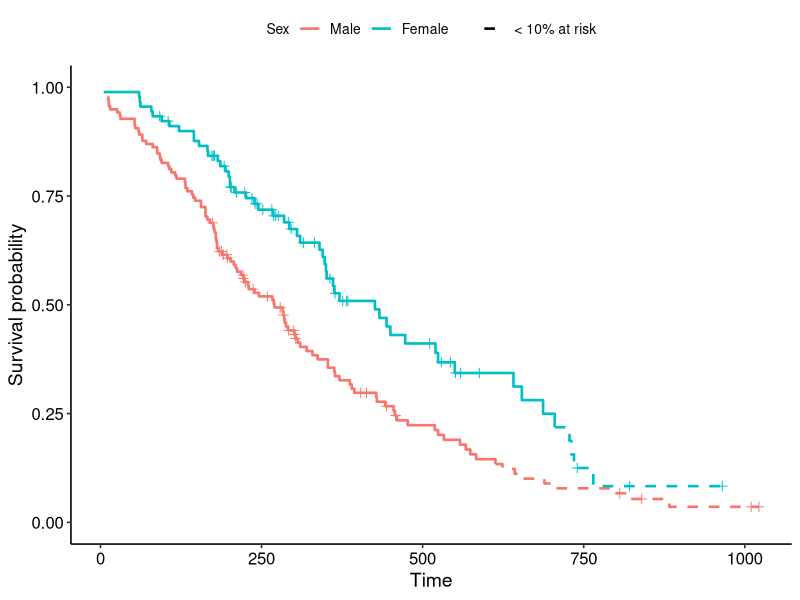
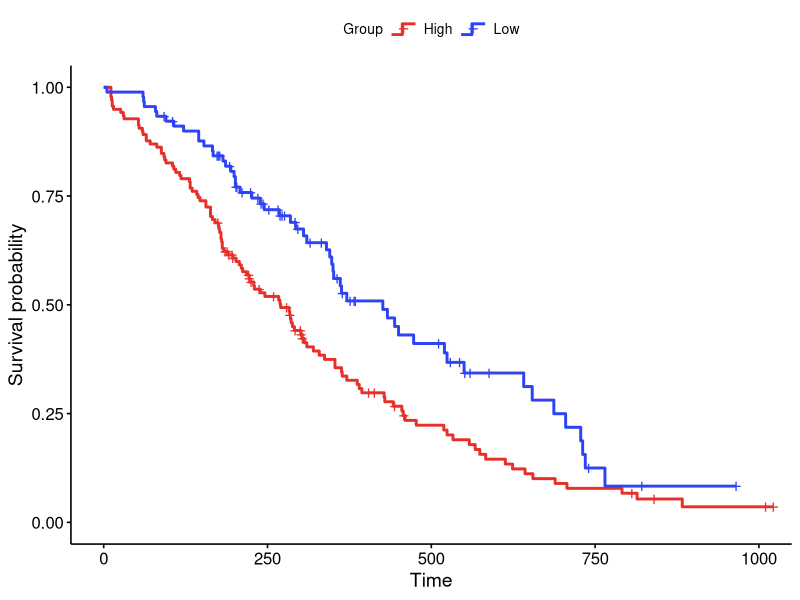
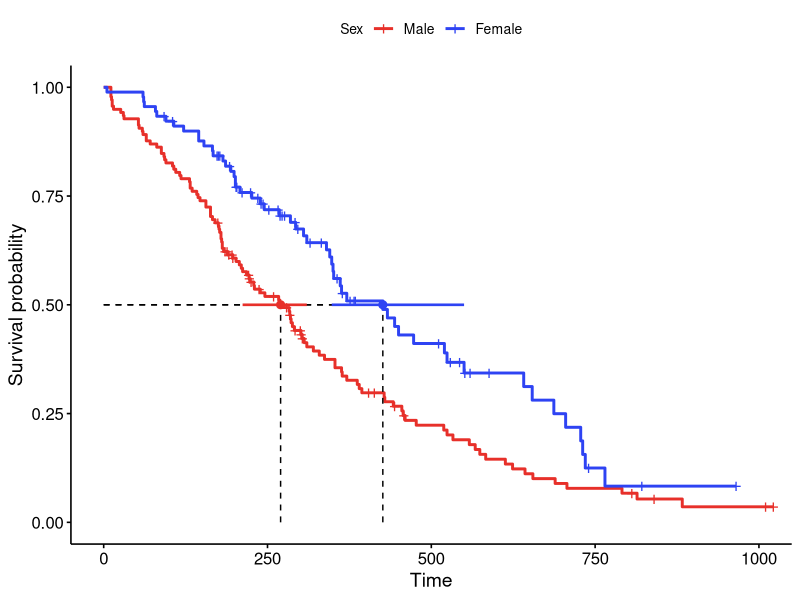
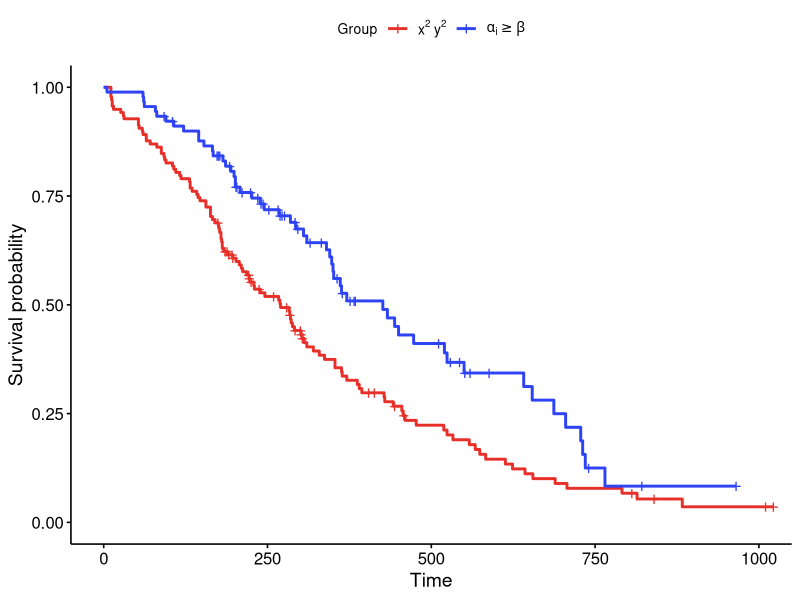
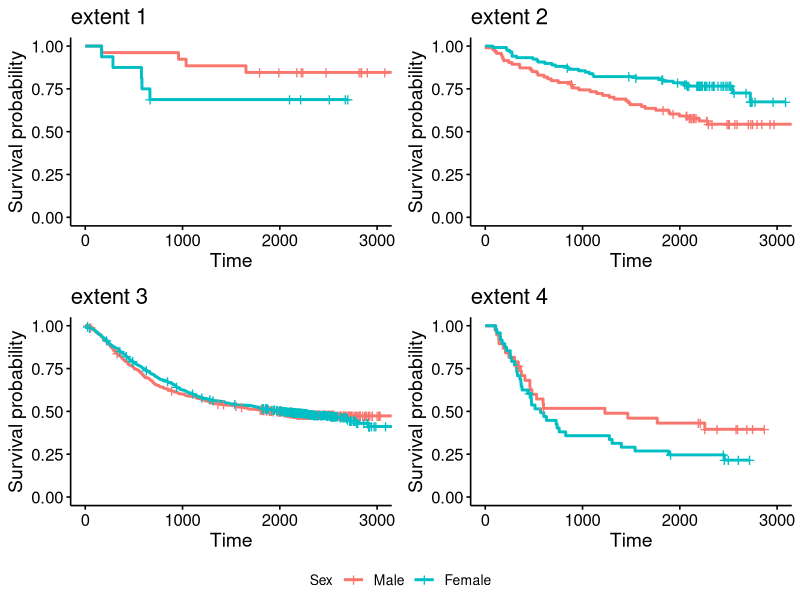
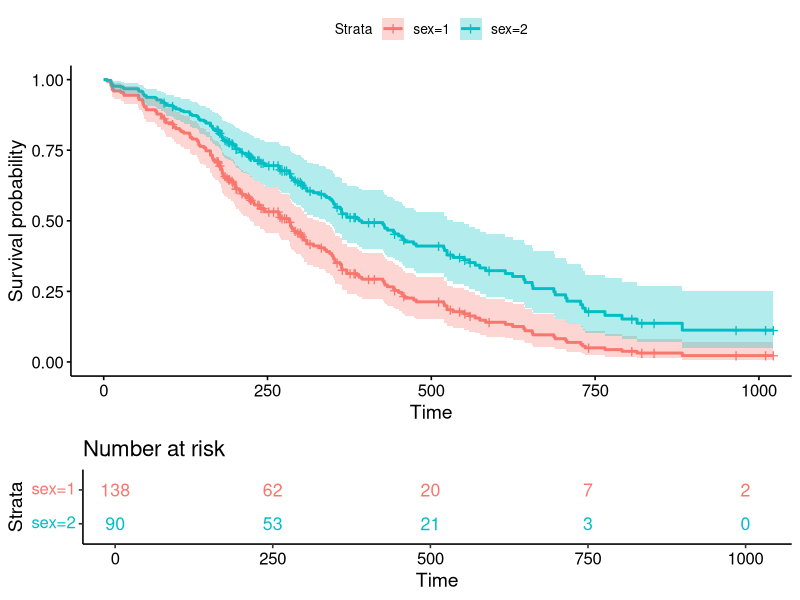
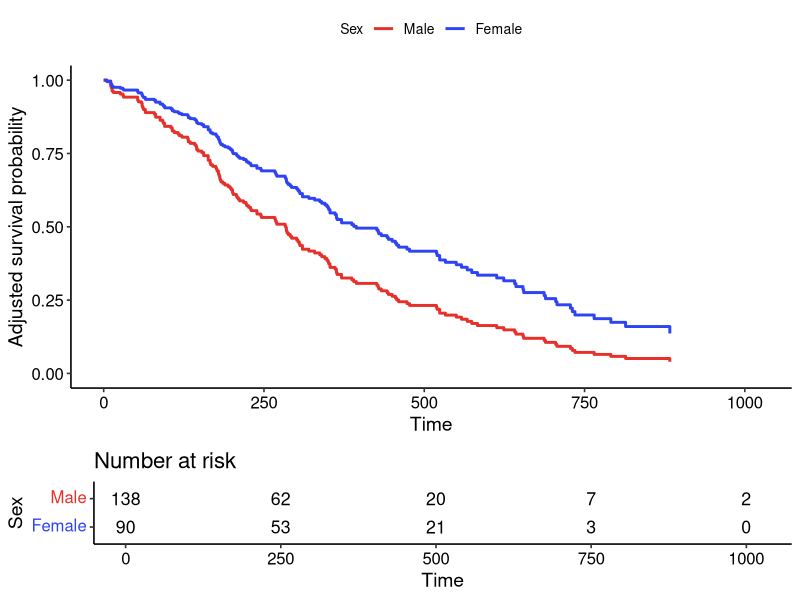
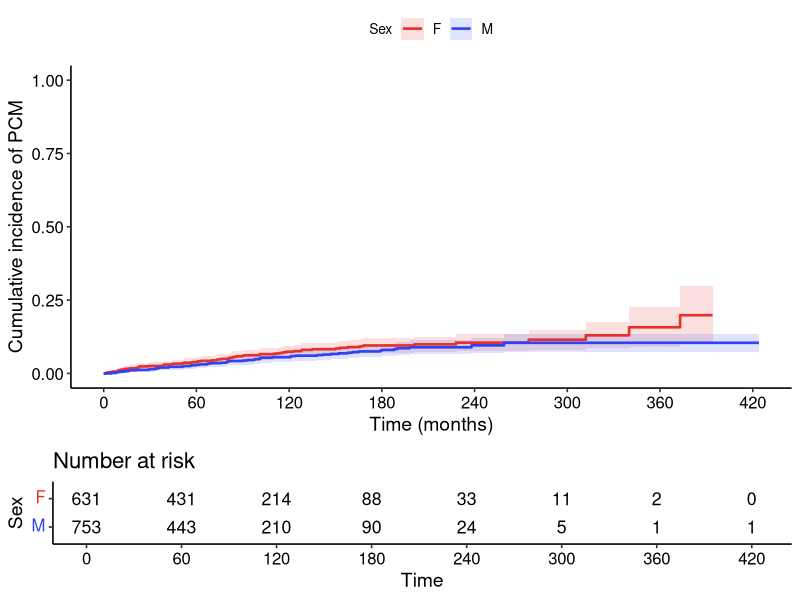

Generate these figures, in order, with R:
## ---- chunk 1
knitr::opts_chunk$set(
  comment = "#>",
  collapse = TRUE,
  message = FALSE,
  warning = FALSE,
  fig.width = 7,
  fig.height = 5
)
## ---- chunk 2
library(survminer)
library(survival)
library(dplyr)
library(ggplot2)
## ---- chunk 3
# KM curves that switch solid -> dashed once the number at risk drops below
# `frac` of each group's initial cohort (default 10%).
ggsurv_dashed_below <- function(fit, data, frac = 0.10, ...) {
  ss <- surv_summary(fit, data = data) %>%
    group_by(strata) %>%
    mutate(onset = { s <- n.risk < frac * max(n.risk)
                     if (any(s)) min(time[s]) else Inf },
           phase = ifelse(time >= onset, "sparse", "dense")) %>%
    ungroup()
  # repeat the first sparse point in the solid phase so the two steps join
  bridge <- ss %>% filter(phase == "sparse") %>%
    group_by(strata) %>% slice_min(time, n = 1) %>% ungroup() %>%
    mutate(phase = "dense")

  ggplot(bind_rows(ss, bridge), aes(time, surv, colour = strata)) +
    geom_step(aes(linetype = phase), linewidth = 0.9) +
    geom_point(data = filter(ss, n.censor > 0), shape = 3, size = 2,
               show.legend = FALSE) +
    scale_linetype_manual(values = c(dense = "solid", sparse = "dashed"),
                          breaks = "sparse",
                          labels = sprintf("< %g%% at risk", 100 * frac),
                          name = NULL) +
    coord_cartesian(ylim = c(0, 1)) +
    labs(x = "Time", y = "Survival probability", ...) +
    theme_survminer()
}
## ---- chunk 4
fit <- survfit(Surv(time, status) ~ sex, data = lung)
ggsurv_dashed_below(fit, lung, frac = 0.10) +
  scale_colour_discrete(name = "Sex", labels = c("Male", "Female"))
## ---- chunk 5
library(grid)

# Draw the legend key of a ggsurvplot's curves as a small step (stair) that
# echoes the Kaplan-Meier shape, instead of the default straight line.
step_legend_key <- function(p) {
  `%||%` <- function(x, y) if (is.null(x)) y else x   # base R has this since 4.4
  draw_key_step <- function(data, params, size) {
    grid::linesGrob(
      x = c(0, 0.45, 0.45, 1), y = c(0.25, 0.25, 0.7, 0.7),
      gp = grid::gpar(col = data$colour %||% "black",
                      lwd = (data$linewidth %||% data$size %||% 0.75) * .pt,
                      lty = data$linetype %||% 1, lineend = "butt"))
  }
  # the survival curves are the first layer; subclass its geom to override ONLY
  # the legend key, so the curve drawing itself is unchanged
  g <- p$plot$layers[[1]]$geom
  p$plot$layers[[1]]$geom <-
    ggplot2::ggproto(paste0(class(g)[1], "Key"), g, draw_key = draw_key_step)
  p
}
## ---- chunk 6
fit2 <- survfit(Surv(time, status) ~ sex, data = lung)
p <- ggsurvplot(fit2, data = lung, palette = c("#E7302A", "#2E43F3"),
                legend.title = "Group", legend.labs = c("High", "Low"))
step_legend_key(p)
## ---- chunk 7
add_median_ci <- function(p, fit, y = 0.5) {
  med  <- surv_median(fit)
  # one colour per group, read from the drawn curve layer (no internal helpers)
  b     <- ggplot2::ggplot_build(p$plot)$data[[1]]
  cols  <- b$colour[match(sort(unique(b$group)), b$group)]
  # drop groups whose median is not reached (surv_median() returns NA there)
  keep  <- !is.na(med$median)
  med   <- med[keep, ]
  cols  <- cols[keep]
  p$plot +
    geom_segment(data = med, aes(x = lower, xend = upper, y = y, yend = y),
                 colour = cols, linewidth = 0.9, inherit.aes = FALSE) +
    geom_point(data = med, aes(x = median, y = y),
               colour = cols, size = 2.4, inherit.aes = FALSE)
}
## ---- chunk 8
fit3 <- survfit(Surv(time, status) ~ sex, data = lung)
p <- ggsurvplot(fit3, data = lung, palette = c("#E7302A", "#2E43F3"),
                surv.median.line = "hv",
                legend.labs = c("Male", "Female"), legend.title = "Sex")
p$plot <- add_median_ci(p, fit3)
p
## ---- chunk 9
pal <- c("#E7302A", "#2E43F3")
p <- ggsurvplot(fit3, data = lung, palette = pal, legend.title = "Group")
p$plot <- p$plot +
  scale_colour_manual(values = pal,
                      labels = c(expression(x^2 ~ y^2), expression(alpha[i] >= beta)),
                      name = "Group")
p
## ---- chunk 10
colon2  <- colon[!is.na(colon$sex), ]
subsets <- split(colon2, colon2$extent)
subsets <- subsets[sapply(subsets, nrow) > 30]
subsets <- subsets[seq_len(min(4, length(subsets)))]

plots <- lapply(names(subsets), function(nm) {
  d   <- subsets[[nm]]
  fit <- survfit(Surv(time, status) ~ sex, data = d)
  ggsurvplot(fit, data = d, legend.title = "Sex",
             legend.labs = c("Male", "Female"), title = paste("extent", nm))$plot
})

ggpubr::ggarrange(plotlist = plots, ncol = 2, nrow = 2,
                  common.legend = TRUE, legend = "bottom")
## ---- chunk 11
km.fit  <- survfit(Surv(time, status) ~ sex, data = lung)
res.cox <- coxph(Surv(time, status) ~ age + sex + ph.ecog, data = lung)
sex_df  <- with(lung, data.frame(sex = c(1, 2),
                                 age = mean(age, na.rm = TRUE), ph.ecog = c(1, 1)))
fit <- survfit(res.cox, newdata = sex_df)

# note: a survfit() from a coxph fit carries no data, so pass `data =` explicitly
cox.surv <- ggsurvplot(fit, data = sex_df, conf.int = TRUE,
                       legend.labs = c("sex=1", "sex=2"))
cox.surv$table <- ggrisktable(km.fit, data = lung, color = "strata",
                              legend.labs = c("sex=1", "sex=2"),
                              xlim = c(0, max(fit$time)))
print(cox.surv, risk.table.height = 0.28)
## ---- chunk 12
lung2 <- transform(lung, sex = factor(sex, labels = c("Male", "Female")))
pal   <- c("#E7302A", "#2E43F3")
xmax  <- max(lung2$time, na.rm = TRUE)

# a KM ggsurvplot -> aligned curve + number-at-risk table by group
km.surv <- ggsurvplot(survfit(Surv(time, status) ~ sex, data = lung2), data = lung2,
                      risk.table = TRUE, palette = pal,
                      legend.labs = c("Male", "Female"), legend.title = "Sex",
                      break.time.by = 250, xlim = c(0, xmax))

# Cox-adjusted curves (a plain ggplot); match palette / xlim / breaks
res.cox <- coxph(Surv(time, status) ~ sex + age + ph.ecog, data = lung2)
adj <- ggadjustedcurves(res.cox, variable = "sex", data = lung2, palette = pal) +
  coord_cartesian(xlim = c(0, xmax)) +
  scale_x_continuous(breaks = seq(0, xmax, 250)) +
  labs(x = "Time", y = "Adjusted survival probability") +
  guides(colour = guide_legend("Sex"), fill = guide_legend("Sex")) +
  theme_survminer()

# swap the KM curve for the adjusted curve; keep the aligned KM risk table
km.surv$plot <- adj
print(km.surv, risk.table.height = 0.26)
## ---- chunk 13
library(cmprsk)

# competing-risks data: event 1 = PCM (of interest), 2 = death (competing)
mg <- transform(mgus2,
                etime = ifelse(pstat == 1, ptime, futime),
                event = ifelse(pstat == 1, 1, 2 * death))
pal <- c("#E7302A", "#2E43F3"); xmax <- max(mg$etime); eoi <- "1"

ci <- cuminc(mg$etime, mg$event, group = mg$sex)

# cumulative incidence of the event of interest, per group, with 95% CI bands
comps <- names(ci)[grepl(paste0(" ", eoi, "$"), names(ci))]
cif <- do.call(rbind, lapply(comps, function(nm) {
  d <- as.data.frame(ci[[nm]][c("time", "est", "var")])
  d$group <- sub(paste0(" ", eoi, "$"), "", nm); d
}))
cif$lower <- pmax(0, cif$est - 1.96 * sqrt(cif$var))
cif$upper <- pmin(1, cif$est + 1.96 * sqrt(cif$var))

p_cif <- ggplot(cif, aes(time, est, colour = group, fill = group)) +
  geom_ribbon(aes(ymin = lower, ymax = upper), alpha = 0.15, colour = NA) +
  geom_step(linewidth = 0.9) +
  scale_colour_manual(values = pal) + scale_fill_manual(values = pal) +
  scale_x_continuous(breaks = seq(0, xmax, 60)) +
  coord_cartesian(xlim = c(0, xmax), ylim = c(0, 1)) +
  labs(x = "Time (months)", y = "Cumulative incidence of PCM") +
  guides(colour = guide_legend("Sex"), fill = guide_legend("Sex")) +
  theme_survminer()

# number-at-risk table: survfit on "any event" gives the event-free at-risk count
km.surv <- ggsurvplot(survfit(Surv(etime, event > 0) ~ sex, data = mg), data = mg,
                      risk.table = TRUE, palette = pal, legend.labs = c("F", "M"),
                      legend.title = "Sex", break.time.by = 60, xlim = c(0, xmax))
km.surv$plot <- p_cif                       # keep the aligned number-at-risk table
print(km.surv, risk.table.height = 0.26)
## ---- chunk 14
d <- lung
d$sex     <- factor(d$sex, labels = c("Male", "Female"))
d$ph.ecog <- factor(d$ph.ecog)
vars <- c("sex", "age", "ph.ecog", "wt.loss")   # candidate covariates

# one univariate Cox model per covariate -> HR, 95% CI, p (one row per coefficient)
uni <- do.call(rbind, lapply(vars, function(v) {
  s <- summary(coxph(reformulate(v, response = "Surv(time, status)"), data = d))
  data.frame(variable = v, term = rownames(s$conf.int),
             HR    = s$conf.int[, "exp(coef)"],
             lower = s$conf.int[, "lower .95"],
             upper = s$conf.int[, "upper .95"],
             p     = s$coefficients[, "Pr(>|z|)"], row.names = NULL)
}))
# row label: variable name, plus the factor level for multi-level terms
level <- mapply(function(v, t) sub(paste0("^", v), "", t), uni$variable, uni$term)
uni$label <- ifelse(level == "", uni$variable, paste0(uni$variable, ": ", level))
uni$label <- factor(uni$label, levels = rev(uni$label))

ggplot(uni, aes(HR, label)) +
  geom_vline(xintercept = 1, linetype = "dashed", colour = "grey50") +
  geom_pointrange(aes(xmin = lower, xmax = upper)) +
  geom_text(aes(label = sprintf("%.2f (%.2f-%.2f)", HR, lower, upper)),
            vjust = -0.8, size = 3) +
  scale_x_log10() +
  labs(x = "Hazard ratio (95% CI, log scale)", y = NULL,
       title = "Univariate Cox regression") +
  theme_survminer()
